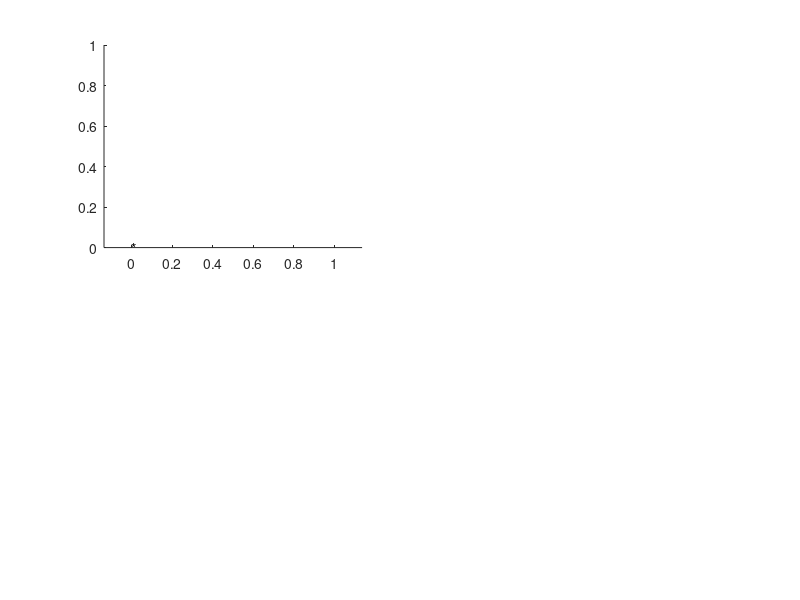

Write MATLAB code to recreate this figure.
function [x,v_x,y,v_y,dt] = initial()

%x = input('Initial x position = ');
%y = input('Initial y position = ');
%v_x = input('Initial x velocity = ');
%v_y = input('Initial y velocity = ');
%dt = input('Time step = ');
x=1;
y=0;
v_x=0;
v_y=2*pi;
dt=0.1;

aspect = 1.33;
r = 1.3*sqrt(x^2+y^2);

figure;
subplot(2,2,1);
%axes = [-r,r,-r/aspect,r/aspect];
axis equal
hold all;
text(0,0,'*');
%plot(-r:0.1:r,0,'k');
%plot(0,-r:0.1:r,'k');
%line([-r r],[0 0],'k');
%line([0 0],[-r r]);


%subplot(2,2,2);
%subplot(2,2,3);
%subplot(2,2,4);